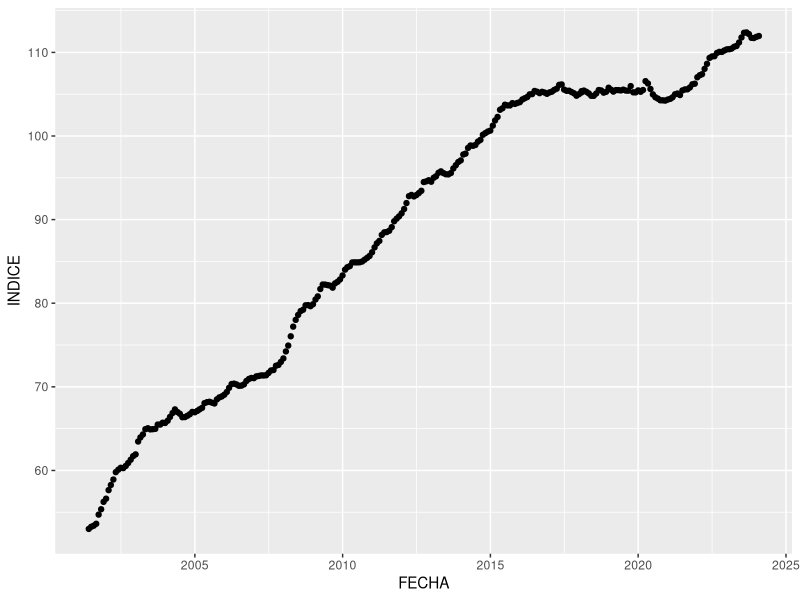
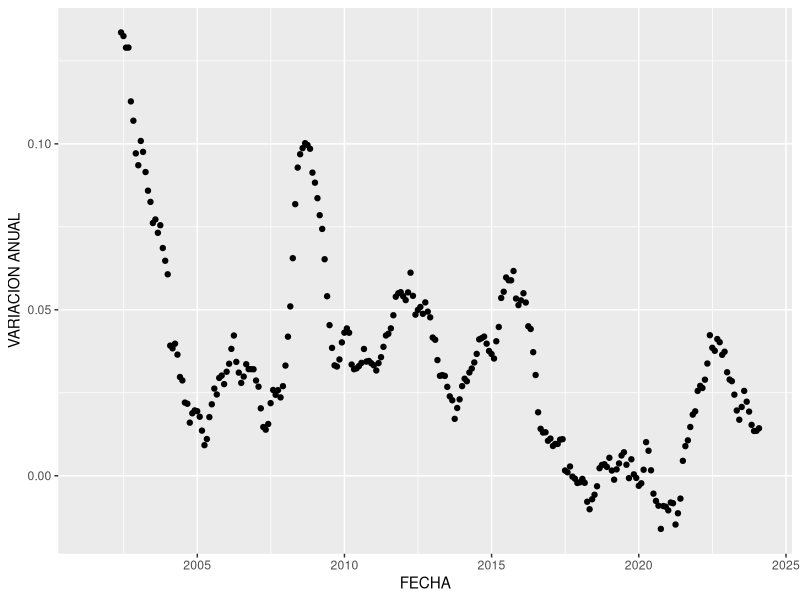

Write the R code that produced these figures, in order.
 #Instalacion de los paquetes necesarios para el analisis de datos 

install.packages("ggplot2")
 install.packages("dplyr")
 install.packages("readxl")
 install.packages("tidyr")

 library(ggplot2)
 library(dplyr)
 library(readxl)
 library(tidyr)

 #Asignaremos un nombre para la DATA y usamos el paquete readlx para leer nuestra DATA
 
 INDICE_C<-read_xlsx("INDICE_DE_PRECIOS_CONSUMIDOR.xlsx")
 
 #Aplicamos el paquete ggplot para lograr graficar la variable INDICE
 
 ggplot(data = INDICE_C) +
   geom_point(aes(x = `FECHA`, y = `INDICE`))

 #Aplicamos el paquete ggplot para lograr graficar la variable VARIACION ANUAL
 
 ggplot(data = INDICE_C) +
   geom_point(aes(x = `FECHA`, y = `VARIACION ANUAL`))
 